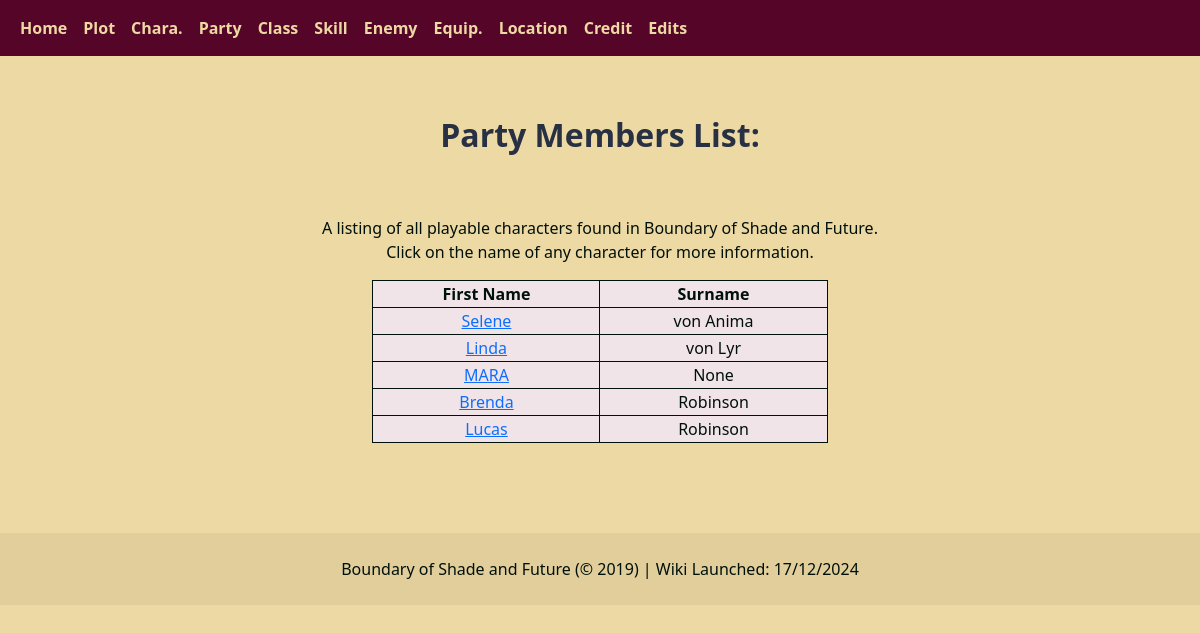
The app's page /home/partymembers with its own data.
### tables this page shows
CREATE TABLE PartyMembers (MemberID INTEGER PRIMARY KEY AUTOINCREMENT UNIQUE NOT NULL, FirstName TEXT (16) NOT NULL, Surname TEXT (16) NOT NULL, StartingLevel INTEGER (3) NOT NULL, MHP INTEGER (3) NOT NULL, MMP INTEGER (3) NOT NULL, ATK INTEGER (3) NOT NULL, DEF INTEGER (3) NOT NULL, MAT NUMERIC (3) NOT NULL, MDF INTEGER (3) NOT NULL, AGI INTEGER (3) NOT NULL, LUK INTEGER (3) NOT NULL, Support1 TEXT (20), Support1Lv TEXT (1), Support2 TEXT (20), Support2Lv TEXT (1), Support3 TEXT (20), Support3Lv TEXT (1), Support4 TEXT (20), Support4Lv TEXT (1), Support5 TEXT (20), Support5Lv TEXT (1), Overview TEXT (250), Description TEXT (800), CharID INTEGER REFERENCES Characters (CharID) ON DELETE CASCADE ON UPDATE CASCADE DEFERRABLE INITIALLY DEFERRED, ClassID INTEGER NOT NULL REFERENCES Classes (ClassID) ON DELETE CASCADE ON UPDATE CASCADE DEFERRABLE, Img TEXT (24));

### app.py (the view)
@app.route('/home/Party-Members')
@app.route('/home/party-members')
@app.route('/home/PartyMembers')
@app.route('/home/partymembers')
def partyMembers():
    return loadList('PartyMembers')

### python/databaseFunctions.py (called while the page is built)
def openDatabase():
    base = os.path.abspath(os.path.dirname(__name__))
    db_location = base + "\database\RegnellaDB.db"
    database = getattr(g, 'database', None)
    if database is None:
        database = sqlite3.connect(db_location)
        g.database = database
    return database

def stringFormat(stringy):
    stringy = stringy.replace("(", "")
    stringy = stringy.replace(")", "")
    stringy = stringy.replace("'", "")
    stringy = stringy.replace('"', '')
    stringy = stringy.replace(",", "")
    print(stringy)
    stringy = stringy.replace("<br>", "\n")
    print(stringy)
    return stringy

### templates/PageHTML/partyList.html (shortened to what this page needs)
{% extends '/TemplateHTML/ListPages.html' %}
{% block header %}
    <h2 class="pageTitle">Party Members List:</h2>
    <br>
    <p>A listing of all playable characters found in Boundary of Shade and Future.<br>
    Click on the name of any character for more information.</p>
{% endblock header %}
{% block content %}
    <table class="bodyTable">
        <tr>
            <th class="bodyRow">First Name</th>
            <th class="bodyRow">Surname</th>
        </tr>
        {% for i in tableFNData %}
            {% set member1 = tableFNData[loop.index-1] %}
            {% set member2 = tableLNData[loop.index-1] %}
            <tr>
                <td class="bodyRow"><a href="{{ url_for ('partyMember', name=member1) }}">{{ member1 }}</a></td>
                <td class="bodyRow">  {{ member2 }} </td>
            </tr>
        {% endfor %}
    </table>
{% endblock content %}

### static/css/styles/globalStyle.css (style rules this page uses)
body { background-color: #EDD9A3 !important; color: #00100B !important; text-align: center !important; }
.pageTitle { color: #283044 !important; padding-top: 60px !important; padding-bottom: 30px !important; font-weight: bold !important; }
.bodyTable { margin: 0 auto !important; color: #00100B !important; background-color: #F1E4E8 !important; border: 1px groove #00100B !important; border-collapse: collapse !important; }
.bodyRow { text-align: center !important;; width: 20% !important;; border: 1px groove #00100B !important; border-collapse: collapse !important; }

### records on screen
PartyMembers: FirstName "Selene", Surname "von Anima"
PartyMembers: FirstName "Linda", Surname "von Lyr"
PartyMembers: FirstName "MARA", Surname "None"
PartyMembers: FirstName "Brenda", Surname "Robinson"
PartyMembers: FirstName "Lucas", Surname "Robinson"
